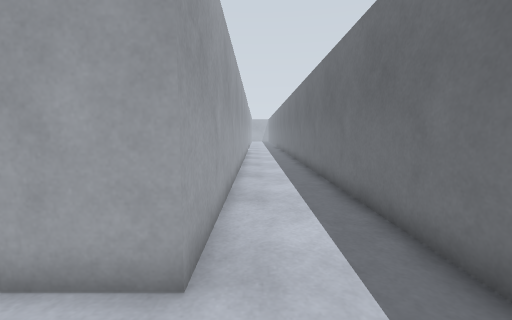
View 1 (above)

16 first-person views from a walk through a Gazebo world. The camera is 0.94 m above the floor, tilts 6° down and sees 90° across. The floor is counted in squares, 0.5 m on a side. Each view is taken from the middle of a square. On the plan, view 1 faces up. The plan holds only what a view shows up to about 15 squares ahead; the rest is blank. The place goes on beyond the plan.

View 2
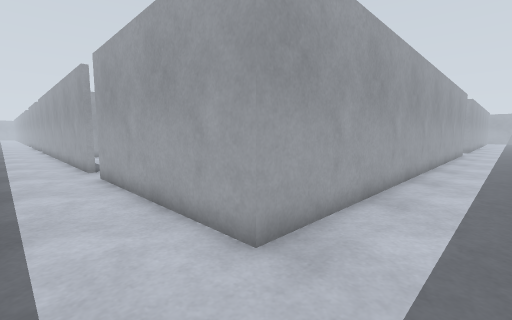

View 3
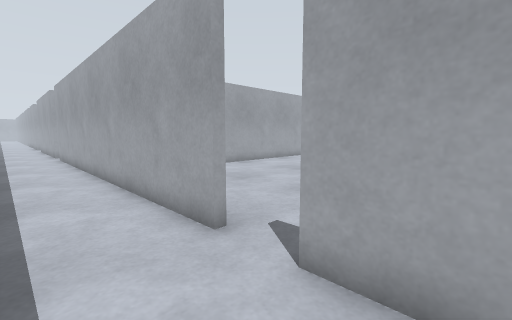

View 4
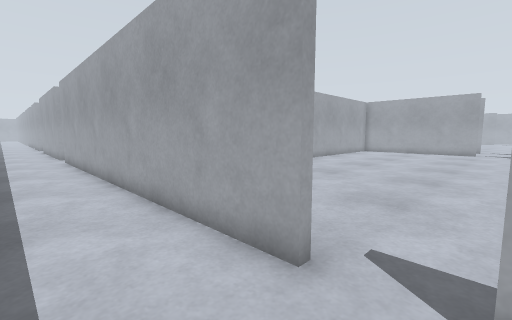

View 5
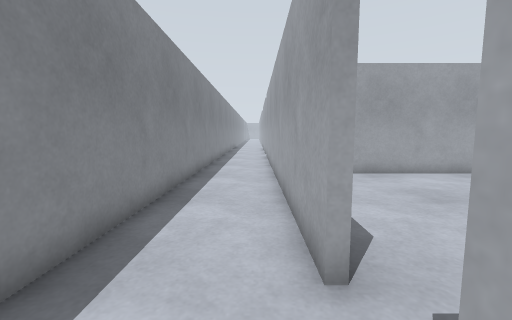

View 6
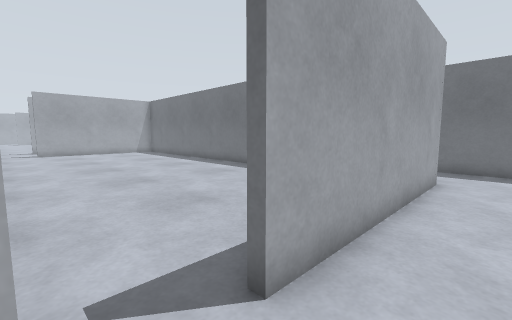

View 7
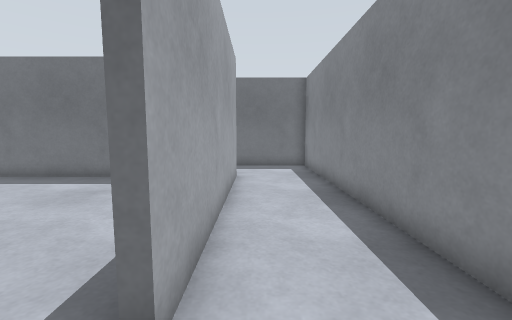

View 8
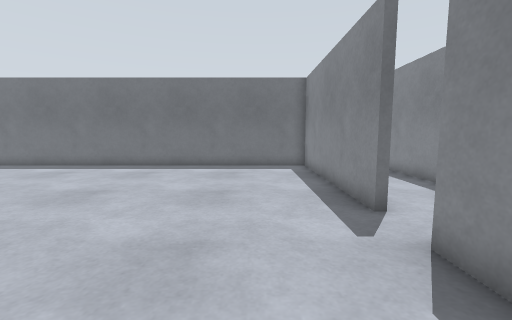

View 9
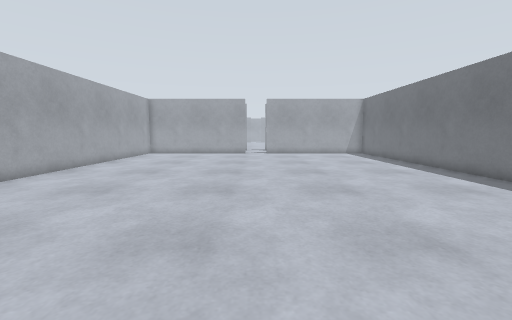

View 10
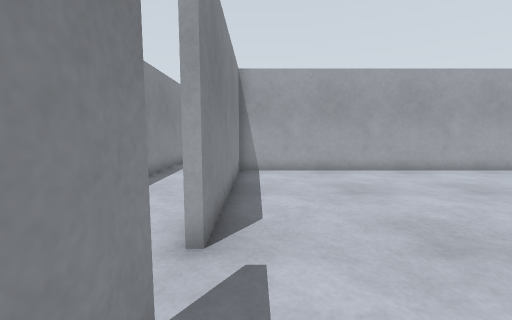

View 11
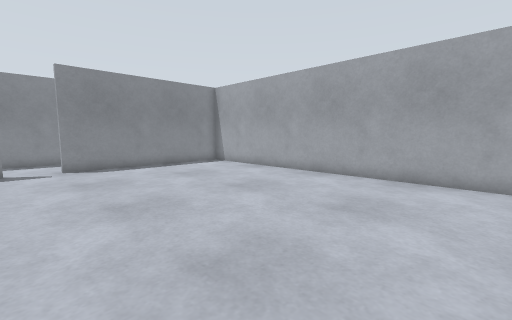

View 12
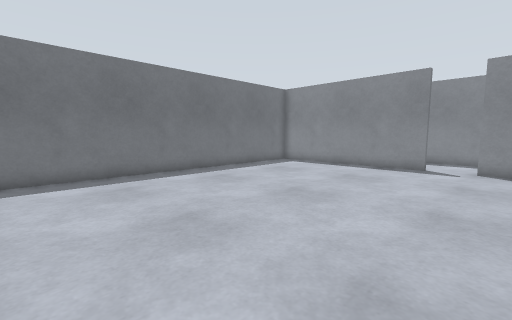

View 13
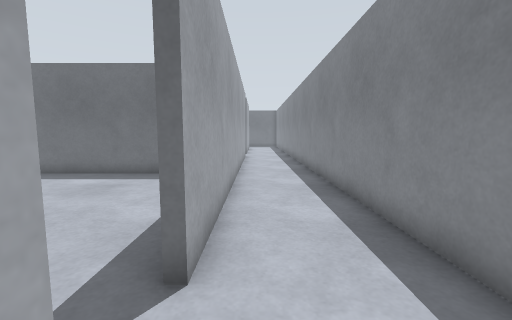

View 14
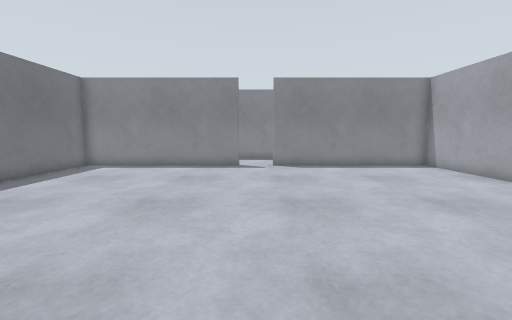

View 15
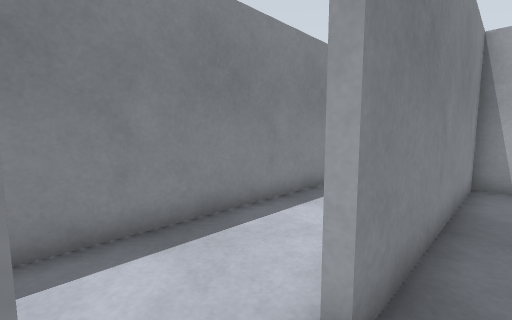

View 16
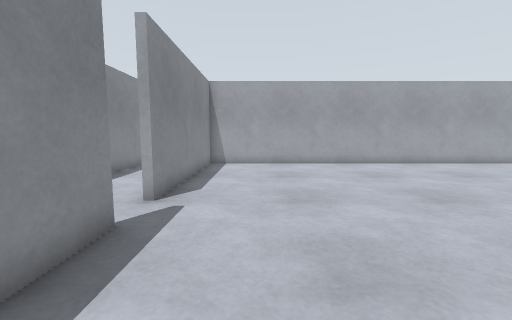

### Floor plan
Points are (right, up) in squares from view 1. A wall is a line through its corners. A room is listed if a view was taken in it or the views show most of it. See-through windows are left out.
Room 1 (views 1, 2, 3, 4, 5, 6, 7, 13)
walls: (-12, 2.9) (-30, 2.9); (-0.8, 18.5) (-0.8, 2.9) (-10, 2.9); (-40.2, -0.8) (2.9, -0.8) (2.9, 15.1)
ways out: opening at (-11, 3) to room 2; opening at (-31, 3) to room 3
Room 2 (views 8, 9, 10, 11, 12)
walls: (-10, 2.9) (-10, 3.2) (-1.2, 3.2) (-1.2, 18.5); (-20.9, 18.2) (-20.9, 3.2) (-12, 3.2) (-12, 2.9)
ways out: opening at (-11, 3) to room 1
Room 3 (views 14, 15, 16)
walls: (-30, 2.9) (-30, 3.2) (-21.2, 3.2) (-21.2, 12.1); (-40.5, 3.2) (-32, 3.2) (-32, 2.8)
ways out: opening at (-31, 3) to room 1

Where each view was taken, in squares from view 1:
view 1: 0 up, 0 right, facing up
view 2: 0 up, 2 right, facing up-left
view 3: 0 up, 8 left, facing up-left
view 4: 0 up, 10 left, facing up-left
view 5: 2 up, 9 left, facing left
view 6: 1 up, 12 left, facing up-right
view 7: 2 up, 12 left, facing right
view 8: 6 up, 16 left, facing right
view 9: 3 up, 11 left, facing up
view 10: 4 up, 8 left, facing left
view 11: 18 up, 10 left, facing down-left
view 12: 18 up, 13 left, facing down-right
view 13: 2 up, 33 left, facing right
view 14: 18 up, 31 left, facing down
view 15: 4 up, 30 left, facing down-left
view 16: 6 up, 25 left, facing left
